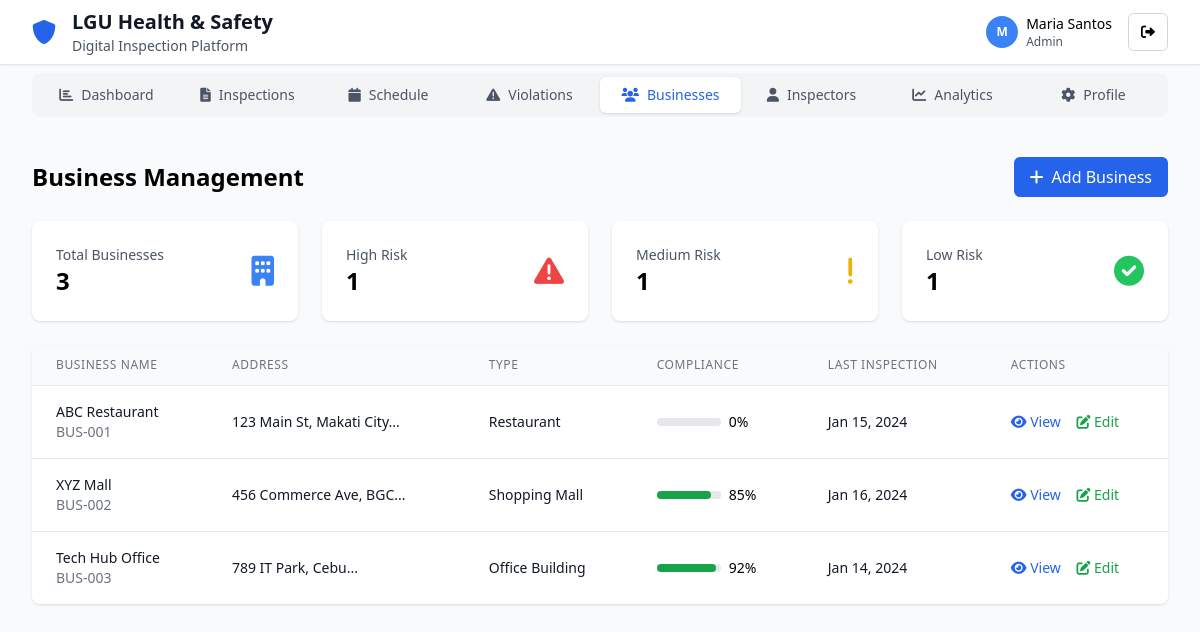
Screenshot of /admin/businesses.php (signed in) with the database file from the repository.
### tables this page shows
CREATE TABLE users (
    id INT PRIMARY KEY AUTO_INCREMENT,
    name VARCHAR(255) NOT NULL,
    email VARCHAR(255) UNIQUE NOT NULL,
    password VARCHAR(255) NOT NULL,
    role ENUM('super_admin', 'admin', 'inspector', 'business_owner', 'community_user') NOT NULL DEFAULT 'inspector',
    avatar VARCHAR(255) NULL,
    department VARCHAR(255) NULL,
    certification VARCHAR(255) NULL,
    created_at TIMESTAMP DEFAULT CURRENT_TIMESTAMP,
    updated_at TIMESTAMP DEFAULT CURRENT_TIMESTAMP ON UPDATE CURRENT_TIMESTAMP,
    INDEX idx_email (email),
    INDEX idx_role (role)
);

CREATE TABLE businesses (
    id INT PRIMARY KEY AUTO_INCREMENT,
    name VARCHAR(255) NOT NULL,
    address TEXT NOT NULL,
    owner_id INT NULL,
    contact_number VARCHAR(20) NULL,
    email VARCHAR(255) NULL,
    business_type VARCHAR(100) NULL,
    registration_number VARCHAR(100) NULL,
    establishment_date DATE NULL,
    inspection_frequency ENUM('weekly', 'monthly', 'quarterly') DEFAULT 'monthly',
    last_inspection_date DATE NULL,
    next_inspection_date DATE NULL,
    is_compliant BOOLEAN DEFAULT TRUE,
    compliance_score INT DEFAULT 100,
    created_at TIMESTAMP DEFAULT CURRENT_TIMESTAMP,
    updated_at TIMESTAMP DEFAULT CURRENT_TIMESTAMP ON UPDATE CURRENT_TIMESTAMP,
    FOREIGN KEY (owner_id) REFERENCES users(id) ON DELETE SET NULL,
    INDEX idx_name (name),
    INDEX idx_business_type (business_type),
    INDEX idx_compliance (is_compliant),
    INDEX idx_next_inspection (next_inspection_date)
);

CREATE TABLE inspections (
    id INT PRIMARY KEY AUTO_INCREMENT,
    business_id INT NOT NULL,
    inspector_id INT NOT NULL,
    inspection_type_id INT NOT NULL,
    scheduled_date DATETIME NOT NULL,
    completed_date DATETIME NULL,
    status ENUM('scheduled', 'in_progress', 'completed', 'overdue') NOT NULL DEFAULT 'scheduled',
    priority ENUM('low', 'medium', 'high') NOT NULL DEFAULT 'medium',
    compliance_score INT NULL,
    total_violations INT DEFAULT 0,
    notes TEXT NULL,
    created_at TIMESTAMP DEFAULT CURRENT_TIMESTAMP,
    updated_at TIMESTAMP DEFAULT CURRENT_TIMESTAMP ON UPDATE CURRENT_TIMESTAMP,
    FOREIGN KEY (business_id) REFERENCES businesses(id) ON DELETE CASCADE,
    FOREIGN KEY (inspector_id) REFERENCES users(id) ON DELETE CASCADE,
    FOREIGN KEY (inspection_type_id) REFERENCES inspection_types(id) ON DELETE CASCADE,
    INDEX idx_business (business_id),
    INDEX idx_inspector (inspector_id),
    INDEX idx_status (status),
    INDEX idx_scheduled_date (scheduled_date)
);

### admin/businesses.php (the view, shortened to what the rows shown need)
<?php
require_once '../models/User.php';
require_once '../models/Business.php';
$database = new Database();
$db = $database->getConnection();
$business = new Business($db);
$businesses = $business->readAll();
?>
<!DOCTYPE html>
<html lang="en">
<head>
    <script src="https://cdn.tailwindcss.com"></script>
    <link href="https://cdnjs.cloudflare.com/ajax/libs/font-awesome/6.0.0/css/all.min.css" rel="stylesheet">
</head>
<body class="min-h-screen bg-gray-50">
    <?php include '../includes/navigation.php'; ?>
    <div class="max-w-7xl mx-auto px-4 sm:px-6 lg:px-8 py-4 sm:py-8">
        <div class="flex justify-between items-center mb-6">
            <h2 class="text-2xl font-bold">Business Management</h2>
        </div>
        <div class="bg-white rounded-lg shadow overflow-hidden">
            <table class="min-w-full divide-y divide-gray-200">
                <thead class="bg-gray-50">
                    <tr>
                        <th class="px-6 py-3 text-left text-xs font-medium text-gray-500 uppercase tracking-wider">Business Name</th>
                        <th class="px-6 py-3 text-left text-xs font-medium text-gray-500 uppercase tracking-wider">Address</th>
                        <th class="px-6 py-3 text-left text-xs font-medium text-gray-500 uppercase tracking-wider">Type</th>
                        <th class="px-6 py-3 text-left text-xs font-medium text-gray-500 uppercase tracking-wider">Compliance</th>
                        <th class="px-6 py-3 text-left text-xs font-medium text-gray-500 uppercase tracking-wider">Last Inspection</th>
                        <th class="px-6 py-3 text-left text-xs font-medium text-gray-500 uppercase tracking-wider">Actions</th>
                    </tr>
                </thead>
                <tbody class="bg-white divide-y divide-gray-200">
                    <?php while ($business_row = $businesses->fetch(PDO::FETCH_ASSOC)):
                        $stats = $business->getComplianceStats($business_row['id']);
                    ?>
                    <tr>
                        <td class="px-6 py-4 whitespace-nowrap">
                            <div class="text-sm font-medium text-gray-900"><?php echo $business_row['name']; ?></div>
                            <div class="text-sm text-gray-500"><?php echo $business_row['registration_number']; ?></div>
                        </td>
                        <td class="px-6 py-4">
                            <div class="text-sm text-gray-900"><?php echo substr($business_row['address'], 0, 50) . '...'; ?></div>
                        </td>
                        <td class="px-6 py-4 whitespace-nowrap text-sm text-gray-900">
                            <?php echo $business_row['business_type'] ?: 'N/A'; ?>
                        </td>
                        <td class="px-6 py-4 whitespace-nowrap">
                            <div class="flex items-center space-x-2">
                                <div class="w-16 bg-gray-200 rounded-full h-2">
                                    <div class="bg-green-600 h-2 rounded-full" style="width: <?php echo $stats['avg_compliance']; ?>%"></div>
                                </div>
                                <span class="text-sm font-medium"><?php echo $stats['avg_compliance']; ?>%</span>
                            </div>
                        </td>
                        <td class="px-6 py-4 whitespace-nowrap text-sm text-gray-900">
                            <?php
                            $recent = $business->getRecentInspections($business_row['id'], 1);
                            echo $recent ? date('M j, Y', strtotime($recent[0]['scheduled_date'])) : 'Never';
                            ?>
                        </td>
                        <td class="px-6 py-4 whitespace-nowrap text-sm font-medium">
                            <a href="business_view.php?id=<?php echo $business_row['id']; ?>" class="text-blue-600 hover:text-blue-900 mr-3">
                                <i class="fas fa-eye"></i> View
                            </a>
                            <button onclick="editBusiness(<?php echo $business_row['id']; ?>)" class="text-green-600 hover:text-green-900">
                                <i class="fas fa-edit"></i> Edit
                            </button>
                        </td>
                    </tr>
                    <?php endwhile; ?>
                </tbody>
            </table>
        </div>
    </div>
</body>
</html>

### includes/navigation.php (shortened to what the rows shown need)
<?php
require_once '../models/User.php';
if (isset($_SESSION['user_id'])) {
    $database = new Database();
    $db = $database->getConnection();
    $user = new User($db);
    $user->id = $_SESSION['user_id'];
    $user->readOne();
}
?>
<header class="bg-white shadow-sm border-b">
    <div class="max-w-7xl mx-auto px-4 sm:px-6 lg:px-8">
        <div class="flex justify-between items-center h-16">
            <div class="flex items-center space-x-2 sm:space-x-4 min-w-0 flex-1">
                <div class="min-w-0 flex-1">
                    <h1 class="text-sm sm:text-xl font-bold text-gray-900 truncate">LGU Health & Safety</h1>
                </div>
            </div>
            <div class="flex items-center space-x-1 sm:space-x-4 flex-shrink-0">
                <?php if (isset($_SESSION['user_id'])): ?>
                <div class="flex items-center space-x-2">
                    <div class="w-8 h-8 bg-blue-500 rounded-full flex items-center justify-center text-white text-xs font-bold">
                        <?php echo substr($user->name, 0, 1); ?>
                    </div>
                    <div class="hidden lg:block">
                        <p class="text-sm font-medium"><?php echo $user->name; ?></p>
                        <p class="text-xs text-gray-600"><?php echo ucfirst(str_replace('_', ' ', $user->role)); ?></p>
                    </div>
                </div>
                <?php if ($user->role == 'admin' || $user->role == 'super_admin' || $user->role == 'inspector'): ?>
                <a href="admin_logout.php" class="bg-white border border-gray-300 rounded-md px-3 py-2 text-sm">
                    <i class="fas fa-sign-out-alt"></i>
                </a>
                <?php else: ?>
                <a href="user_logout.php" class="bg-white border border-gray-300 rounded-md px-3 py-2 text-sm">
                    <i class="fas fa-sign-out-alt"></i>
                </a>
                <?php endif; ?>
                <?php else: ?>
                <a href="public_login.php" class="bg-blue-600 text-white rounded-md px-4 py-2 text-sm hover:bg-blue-700">
                    Login
                </a>
                <?php endif; ?>
            </div>
        </div>
    </div>
</header>

### rows the page displays
users: name "M", name "Maria Santos", role "Admin"
businesses: name "ABC Restaurant", registration_number "BUS-001", address "123 Main St, Makati City", business_type "Restaurant", avg_compliance "0", inspections.scheduled_date "Jan 15, 2024"
businesses: name "XYZ Mall", registration_number "BUS-002", address "456 Commerce Ave, BGC", business_type "Shopping Mall", avg_compliance "85", inspections.scheduled_date "Jan 16, 2024"
businesses: name "Tech Hub Office", registration_number "BUS-003", address "789 IT Park, Cebu", business_type "Office Building", avg_compliance "92", inspections.scheduled_date "Jan 14, 2024"
